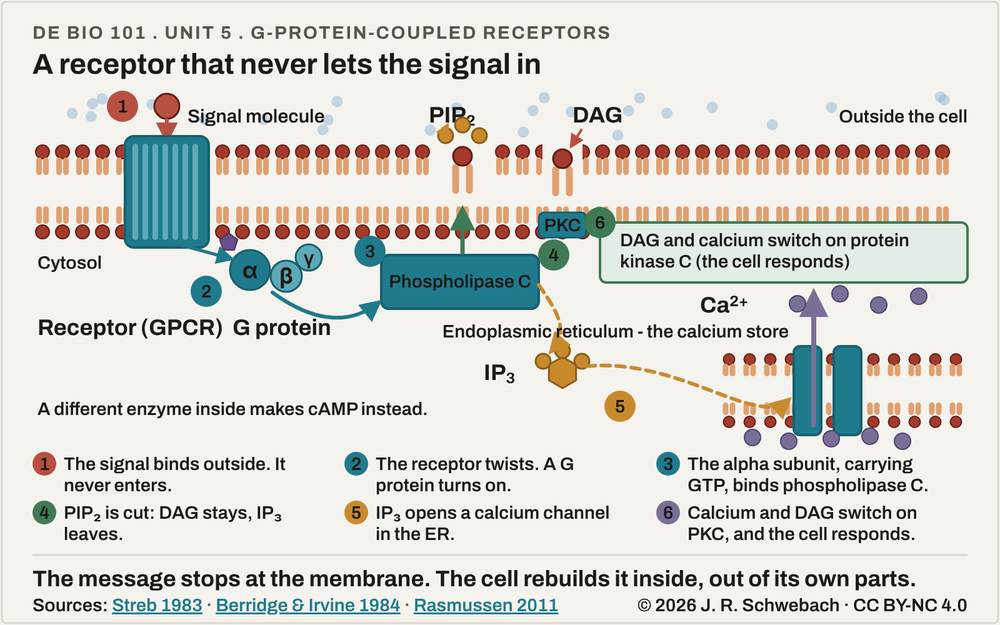
#> input picture _briefs/figures/01-gpcr-pathway.png, 1000 x 625 px, shrunk from 1600 x 1000 before the run
$ python t3-compare.py
#> lines starting #> are read from the running program, lines starting #| are printed output that depends on the picture; after the words box and inside, x2 and y2 are one past the last pixel; in counts of white or black regions, pixels touching at a corner belong together
#!/usr/bin/env python3
"""T3: compare the stage screenshot (t3-shot.js) with the delivered PNG. Prints the pixel-difference
percentage and writes a two-up image. Run from the tests folder after t3-shot.js."""
import sys
from PIL import Image
import numpy as np
ref=Image.open(sys.argv[1] if len(sys.argv)>1 else '../../01-gpcr-pathway.png').convert('RGB')
#> ref is the input picture: PIL image 1000x625 RGB; mean R, G, B 215.3, 214.5, 208.8
im=Image.open('T3-final-step.png').convert('RGB')
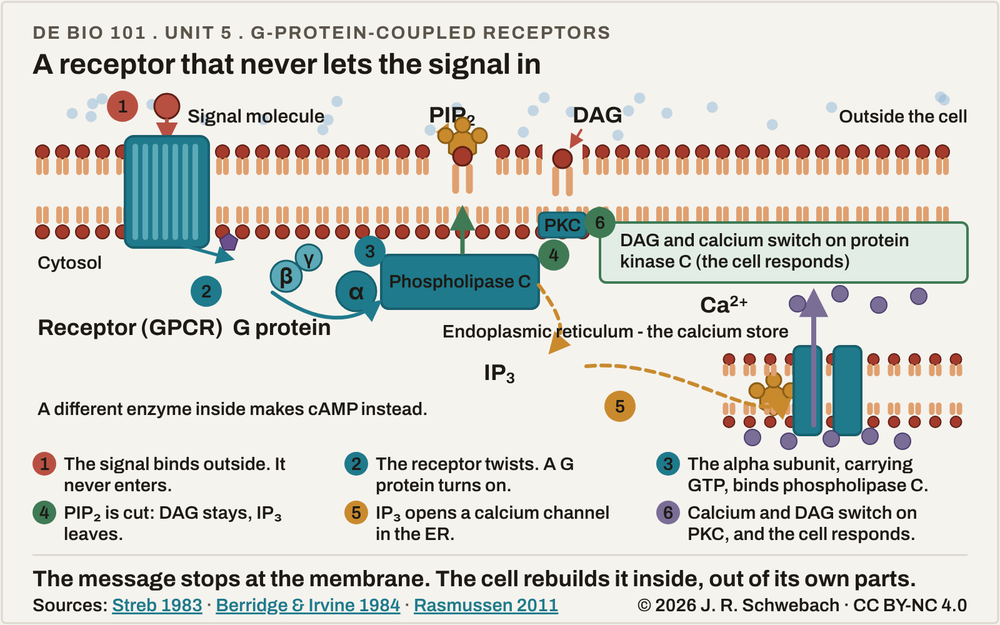
#> input picture _briefs/figures/_source/tests/T3-final-step.png, 1000 x 625 px, shrunk from 1600 x 1000 before the run
#> im is the input picture: PIL image 1000x625 RGB; mean R, G, B 215.3, 214.5, 208.8
a=np.asarray(ref).astype(int); b=np.asarray(im).astype(int); d=np.abs(a-b).max(axis=2)
#> after `d = np.abs(a - b).max(axis=2)`:
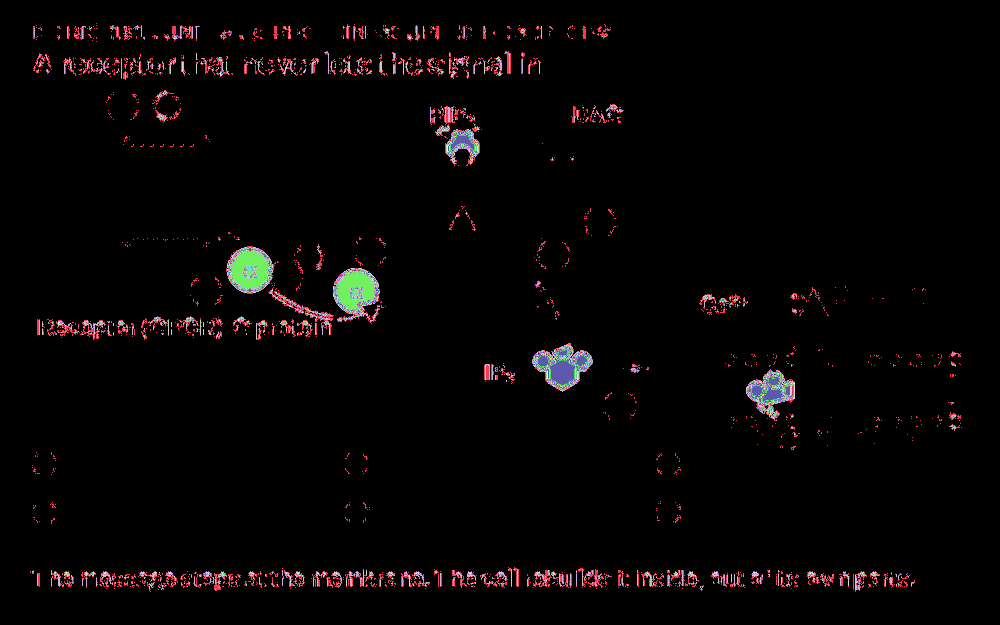
#> d: shape (625, 1000) int64; 242 distinct labels, from 0 to 248; one colour per label, 0 black
for thr in (16,32,64): print(f'pixels differing by >{thr}: {100*(d>thr).mean():.3f}%')
#> this loop made 3 passes
#| pixels differing by >16: 0.952%
#| pixels differing by >32: 0.882%
#| pixels differing by >64: 0.859%
H,W=d.shape; g=(d>32)
#> after `H, W = d.shape`: H = 625; W = 1000
#> after `g = d > 32`:
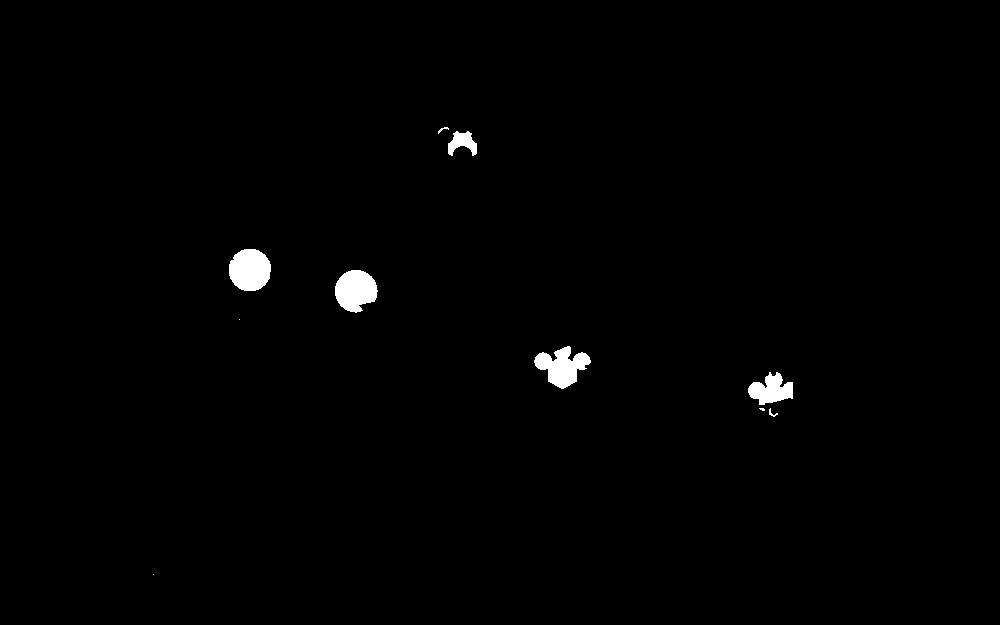
#> g: shape (625, 1000) bool; 0.88% white; 10 white regions (3 under 20 px), largest, box (x1, y1, x2, y2) and area: (229, 249, 271, 291) 1415, (335, 270, 378, 313) 1351, (534, 346, 591, 389) 1332
print('diff % by region (5 rows x 8 cols):')
for gy in range(5): print('  '+' '.join(f'{100*g[gy*H//5:(gy+1)*H//5, gx*W//8:(gx+1)*W//8].mean():5.1f}' for gx in range(8)))
#> this loop made 5 passes
#|     0.0   0.0   0.0   0.0   0.0   0.0   0.0   0.0
#|     0.0   0.0   0.0   2.9   0.0   0.0   0.0   0.0
#|     0.0   4.5  12.9   0.2   6.6   0.0   0.1   0.0
#|     0.0   0.0   0.0   0.0   1.9   0.1   5.9   0.0
#|     0.0   0.0   0.0   0.0   0.0   0.0   0.0   0.0
two=Image.new('RGB',(ref.size[0],ref.size[1]*2+20),'white'); two.paste(ref,(0,0)); two.paste(im,(0,ref.size[1]+20)); two.save('T3-reference-above-animation-below.png')
#> after `two = Image.new('RGB', (ref.size[0], ref.size[1] * 2 + 20), 'white')`: two: PIL image 1000x1270 RGB; every value is 255
#> after `two.paste(ref, (0, 0))`:
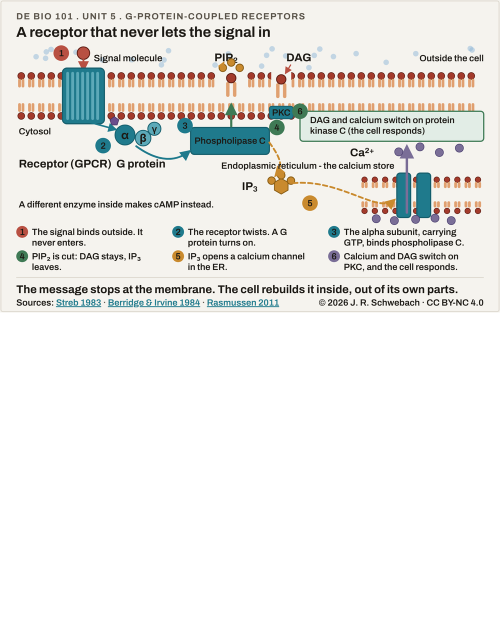
#> two: PIL image 1000x1270 RGB (shown at 1/2 size); mean R, G, B 235.5, 235.1, 232.3
#> after `two.paste(im, (0, ref.size[1] + 20))`:
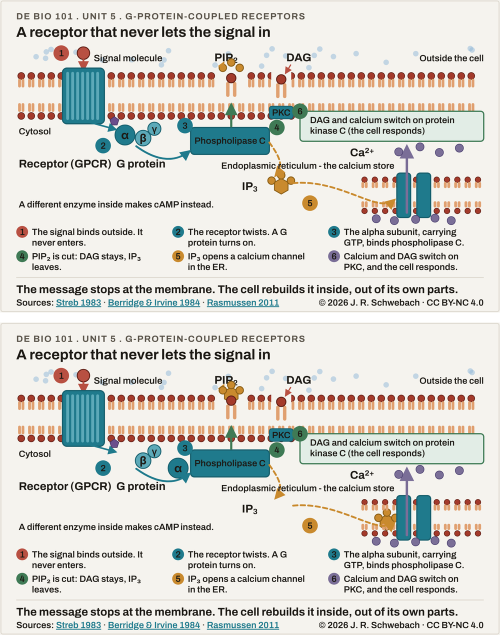
#> two: PIL image 1000x1270 RGB (shown at 1/2 size); mean R, G, B 216, 215.2, 209.6
